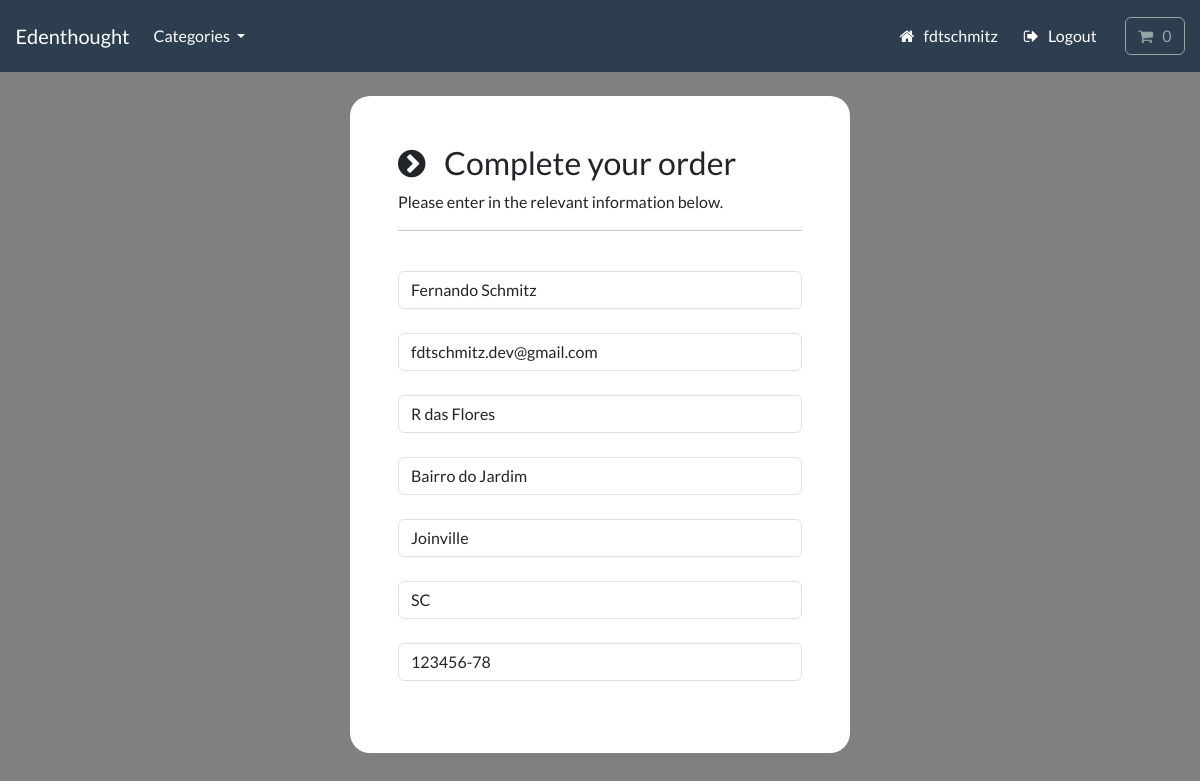
The app's page /payment/checkout (signed in) with its own data.
### payment/models.py (models this page shows, shortened)
class ShippingAddress(models.Model):
    full_name = models.CharField(max_length=300)
    email = models.EmailField(max_length=255)
    address1 = models.CharField(max_length=255)
    address2 = models.CharField(max_length=255)
    city = models.CharField(max_length=255)
    state = models.CharField(max_length=255, null=True, blank=True)
    zipcode = models.CharField(max_length=255, null=True, blank=True)
    date_added = models.DateTimeField(auto_now_add=True)
    user = models.ForeignKey(User, on_delete=models.CASCADE, null=True, blank=True)
    class Meta:
        verbose_name_plural = 'Shipping Addresses'

### payment/views.py (the view)
# urls.py: path('checkout', views.checkout, name='checkout'),  # Checkout page
def checkout(request):
    context = { 'paypal_client_id': config('PAYPAL_CLIENT_ID'),
            }
    if request.user.is_authenticated:
        try:
            shipping_address = ShippingAddress.objects.get(user=request.user.id)
            context = { 'shipping': shipping_address,
                        'paypal_client_id': config('PAYPAL_CLIENT_ID'),
                       }
            return render(request, 'payment/checkout.html', context)
        except:
            context = { 'paypal_client_id': config('PAYPAL_CLIENT_ID'),
                }
            return render(request, 'payment/checkout.html', context)
    return render(request, 'payment/checkout.html', context) # Checkout page

### cart/cart.py (called while the page is built)
    def __len__(self):
        return sum(item['qty'] for item in self.cart.values())

    def get_total(self):
        return sum(Decimal(item['price']) * item['qty'] for item in self.cart.values())

### cart/context_processors.py (called while the page is built)
def cart(request):
    return {'cart': Cart(request)}

### store/models.py (called while the page is built)
    def get_absolute_url(self):
        return reverse("list-category", args=[self.slug])

### store/views.py (called while the page is built)
def categories(request):
    all_categories = Category.objects.all()
    return {'all_categories': all_categories}

### payment/templates/payment/checkout.html (shortened to what this page needs)
{% include "store/base.html" %}
{% load static %}
{% block content %}
    <body>
        <br>
        <div class="container bg-white shadow-md p-5" style="width:500px; border-radius:20px;">
            <form id="form" onsubmit="event.preventDefault();">
                <div>
                    <h3> <i class="fa fa-chevron-circle-right" aria-hidden="true"></i> &nbsp; Complete your order </h3>
                    <p> Please enter in the relevant information below. </p>
                    <hr>
                    <br>
                    <div class="form-field">
                        <input class="form-control validate" id="name" type="text" placeholder="Full name*" autocomplete="off" value="{{shipping.full_name}}" required>
                    </div>
                    <br>
                    <div class="form-field">
                        <input class="form-control validate" id="email" type="email" placeholder="Email address*" autocomplete="off" value="{{shipping.email}}" required>
                    </div>
                    <br>
                    <div class="form-field">
                        <input class="form-control validate" id="address1" type="text" placeholder="Address 1*" autocomplete="off" value="{{shipping.address1}}" required>
                    </div>
                    <br>
                    <div class="form-field">
                        <input class="form-control validate" id="address2" type="text" placeholder="Address 2*" autocomplete="off" value="{{shipping.address2}}" required>
                    </div>
                    <br>
                    <div class="form-field">
                        <input class="form-control validate" id="city" type="text" placeholder="City*" autocomplete="off" value="{{shipping.city}}" required>
                    </div>
                    <br>
                    <div class="form-field">
                        <input class="form-control" id="state" type="text" placeholder="State (Optional)" autocomplete="off" value="{{shipping.state}}">
                    </div>
                    <br>
                    <div class="form-field">
                        <input class="form-control" id="zipcode" type="text" placeholder="Zip code (Optional)" autocomplete="off" value="{{shipping.zipcode}}">
                    </div>
                </div>
                <br>
            </form>
        </div>
        <br>
    </body>
{% endblock %}

### store/templates/store/base.html (shortened to what this page needs)
{% load static %}
<!DOCTYPE html>
<html>
    <head>
        <link rel="stylesheet" href="https://bootswatch.com/5/flatly/bootstrap.min.css">
        <link rel="stylesheet" href="https://cdnjs.cloudflare.com/ajax/libs/font-awesome/4.7.0/css/font-awesome.min.css">
        <link rel="stylesheet" href="{% static 'css/styles.css' %}">
    </head>
    <nav class="navbar navbar-expand-lg bg-primary justify-content-center">
        <a class="navbar-brand main-heading text-white" href="{% url 'store' %}">
        &nbsp; &nbsp; Edenthought
        </a>
        <div class="collapse navbar-collapse" id="navbarCollapse">
            <ul class="navbar-nav me-auto mb-2 mb-md-0">
                <li class="nav-item dropdown">
                    <a class="nav-link dropdown-toggle text-white" href="#" id="navbarDropdown" role="button"
                    data-bs-toggle="dropdown" aria-expanded="false">
                        Categories
                    </a>
                </li>
            </ul>
        </div>
        <div class="collapse navbar-collapse text-center" id="navbarNavDropdown">
            <ul class="navbar-nav ms-auto">
                {% if user.is_authenticated %}
                    <li class="nav-item">
                        <a class="btn btn-alert navbar-btn text-white" type="button"  href="{% url 'dashboard' %}">
                            <i class="fa fa-home" aria-hidden="true"></i> &nbsp; {{user}}
                        </a>
                    </li>
                    <li class="nav-item">
                        <a class="btn btn-alert navbar-btn text-white" type="button"  href="{% url 'user-logout' %}">
                            <i class="fa fa-sign-out" aria-hidden="true"></i> &nbsp; Logout
                        </a>
                    </li>
                {% endif %}
                <li class="nav-item">
                    <a type="button" role="button" href=" {% url 'cart-summary' %}" class="btn btn-outline-secondary">
                        <i class="fa fa-shopping-cart" aria-hidden="true"> </i>
                        <div id="cart-qty" class="d-inline-flex">
                            {% with qty_amount=cart|length %}
                                {% if qty_amount > 0 %}
                                    {{ qty_amount }}
                                    {% else %}
                                        0
                                {% endif %}
                            {% endwith %}
                        </div>
                    </a>
                </li>
            </ul>
        </div>
    </nav>
    <body>
    </body>
</html>

### payment/templates/payment/checkout.html (style rules this page uses)
body { background-color: gray; }

### records on screen
ShippingAddress: full_name "Fernando Schmitz", email "fdtschmitz.dev@gmail.com", address1 "R das Flores", address2 "Bairro do Jardim", city "Joinville", state "SC", zipcode "123456-78"

### other values on screen
{{ user }} "fdtschmitz"
